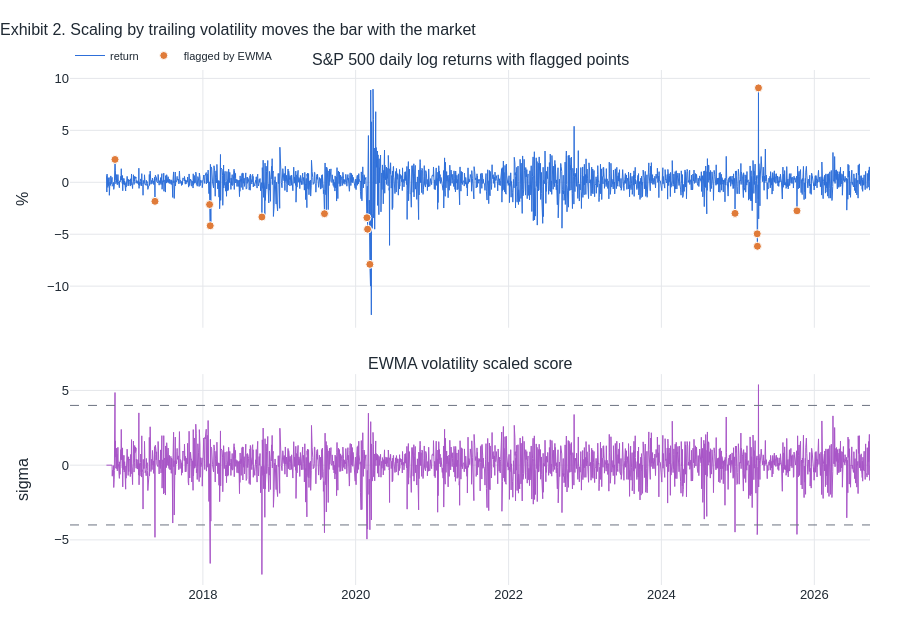

The cell this chart's notebook holds for it:
### Code cell
s = returns["sp500"].dropna()
ewma_flag = EwmaVolDetector(4.0).detect(s)
z_flag = ZScoreDetector(4.0).detect(s)

fig = make_subplots(rows=2, cols=1, shared_xaxes=True, vertical_spacing=0.09,
                    row_heights=[0.55, 0.45],
                    subplot_titles=("S&P 500 daily log returns with flagged points",
                                    "EWMA volatility scaled score"))

fig.add_trace(go.Scatter(x=s.index, y=s * 100, name="return",
                         line=dict(color=blue, width=1),
                         hovertemplate="%{x|%Y-%m-%d}: %{y:.2f}%<extra></extra>"),
              row=1, col=1)
fig.add_trace(go.Scatter(x=s.index[ewma_flag], y=s[ewma_flag] * 100, mode="markers",
                         name="flagged by EWMA",
                         marker=dict(color=orange, size=8, line=dict(width=1, color="white")),
                         hovertemplate="%{x|%Y-%m-%d}: %{y:.2f}%<extra></extra>"),
              row=1, col=1)

score = EwmaVolDetector(4.0).score(s)
fig.add_trace(go.Scatter(x=score.index, y=score, name="EWMA score",
                         line=dict(color=purple, width=1), showlegend=False),
              row=2, col=1)
for lvl in (4, -4):
    fig.add_hline(y=lvl, line=dict(color=muted, dash="dash", width=1), row=2, col=1)

fig.update_yaxes(title="%", row=1, col=1)
fig.update_yaxes(title="sigma", row=2, col=1)
fig.update_layout(height=640,
                  title="Exhibit 2. Scaling by trailing volatility moves the bar with the market")
fig.show()

print(f"EWMA flagged {int(ewma_flag.sum())} days, static z-score flagged {int(z_flag.sum())}")
print("the two do not flag the same days, which is the subject of the next section.")

### Figure 1 — Plotly figure (JSON) as saved in the notebook; plotly's stock layout.template omitted (floating-point values rounded to 4 significant figures; data arrays with more than 128 entries replaced by an {"elided": "..."} marker saying what was removed)
{"data": [{"hovertemplate": "%{x|%Y-%m-%d}: %{y:.2f}%<extra></extra>", "line": {"color": "#2E6FD9", "width": 1}, "name": "return", "type": "scatter", "x": {"elided": "2416 str values"}, "xaxis": "x", "y": {"elided": "2416 float values"}, "yaxis": "y"}, {"hovertemplate": "%{x|%Y-%m-%d}: %{y:.2f}%<extra></extra>", "marker": {"color": "#E07B39", "line": {"color": "white", "width": 1}, "size": 8}, "mode": "markers", "name": "flagged by EWMA", "type": "scatter", "x": ["2016-11-07T00:00:00.000000", "2017-05-17T00:00:00.000000", "2018-02-02T00:00:00.000000", "2018-02-05T00:00:00.000000", "2018-10-10T00:00:00.000000", "2019-08-05T00:00:00.000000", "2020-02-24T00:00:00.000000", "2020-02-27T00:00:00.000000", "2020-03-09T00:00:00.000000", "2024-12-18T00:00:00.000000", "2025-04-03T00:00:00.000000", "2025-04-04T00:00:00.000000", "2025-04-09T00:00:00.000000", "2025-10-10T00:00:00.000000"], "xaxis": "x", "y": [2.198, -1.835, -2.144, -4.184, -3.342, -3.023, -3.409, -4.517, -7.901, -2.994, -4.961, -6.161, 9.089, -2.749], "yaxis": "y"}, {"line": {"color": "#A855C7", "width": 1}, "name": "EWMA score", "showlegend": false, "type": "scatter", "x": {"elided": "2416 str values"}, "xaxis": "x2", "y": {"elided": "2416 float values"}, "yaxis": "y2"}], "layout": {"annotations": [{"font": {"size": 16}, "showarrow": false, "text": "S&P 500 daily log returns with flagged points", "x": 0.5, "xanchor": "center", "xref": "paper", "y": 1, "yanchor": "bottom", "yref": "paper"}, {"font": {"size": 16}, "showarrow": false, "text": "EWMA volatility scaled score", "x": 0.5, "xanchor": "center", "xref": "paper", "y": 0.4095, "yanchor": "bottom", "yref": "paper"}], "height": 640, "shapes": [{"line": {"color": "#6B7280", "dash": "dash", "width": 1}, "type": "line", "x0": 0, "x1": 1, "xref": "x2 domain", "y0": 4, "y1": 4, "yref": "y2"}, {"line": {"color": "#6B7280", "dash": "dash", "width": 1}, "type": "line", "x0": 0, "x1": 1, "xref": "x2 domain", "y0": -4, "y1": -4, "yref": "y2"}], "title": {"text": "Exhibit 2. Scaling by trailing volatility moves the bar with the market"}, "xaxis": {"anchor": "y", "domain": [0, 1], "matches": "x2", "showticklabels": false}, "xaxis2": {"anchor": "y2", "domain": [0, 1]}, "yaxis": {"anchor": "x", "domain": [0.4995, 1], "title": {"text": "%"}}, "yaxis2": {"anchor": "x2", "domain": [0, 0.4095], "title": {"text": "sigma"}}}}
